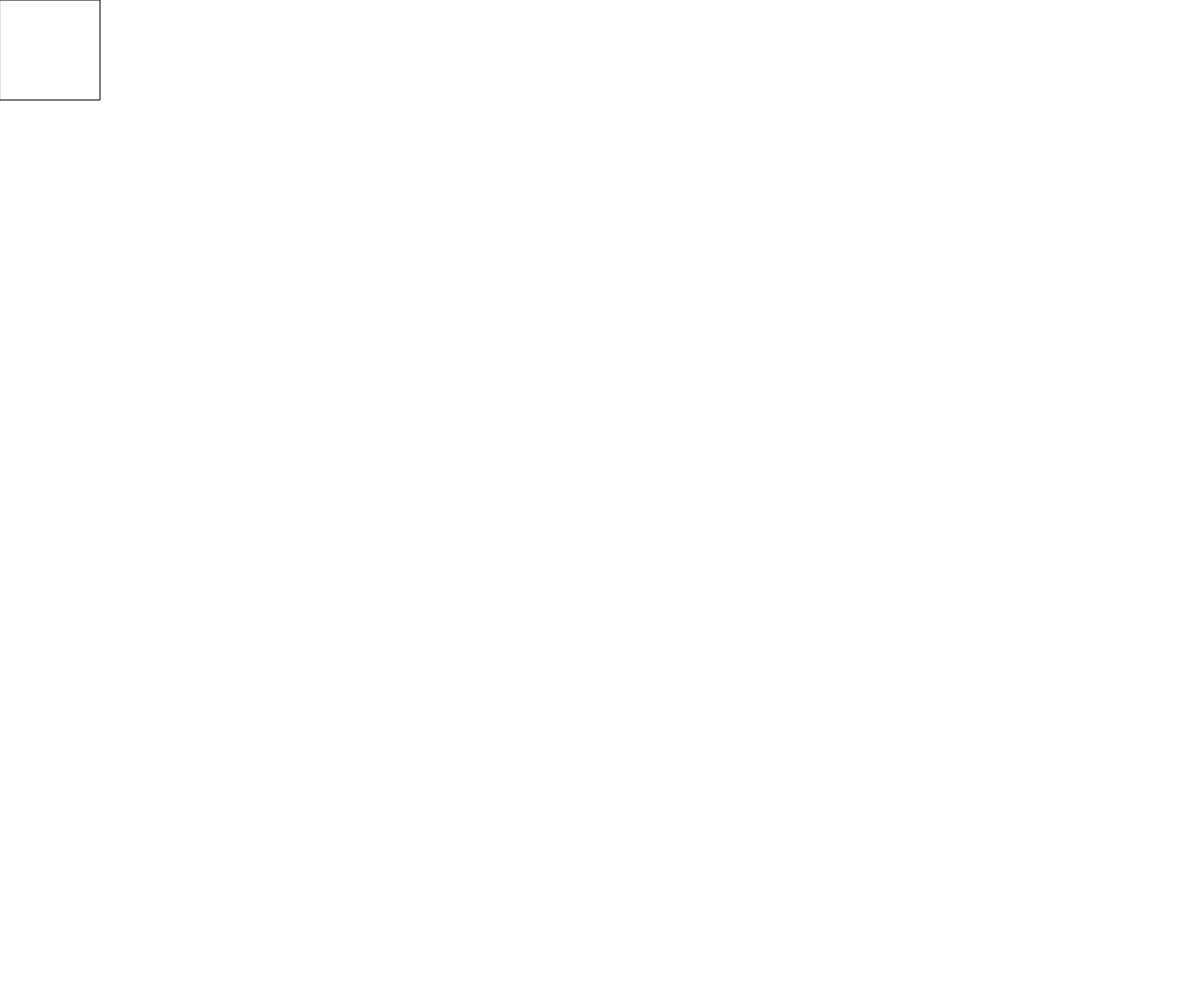
Frame 1 (no input)
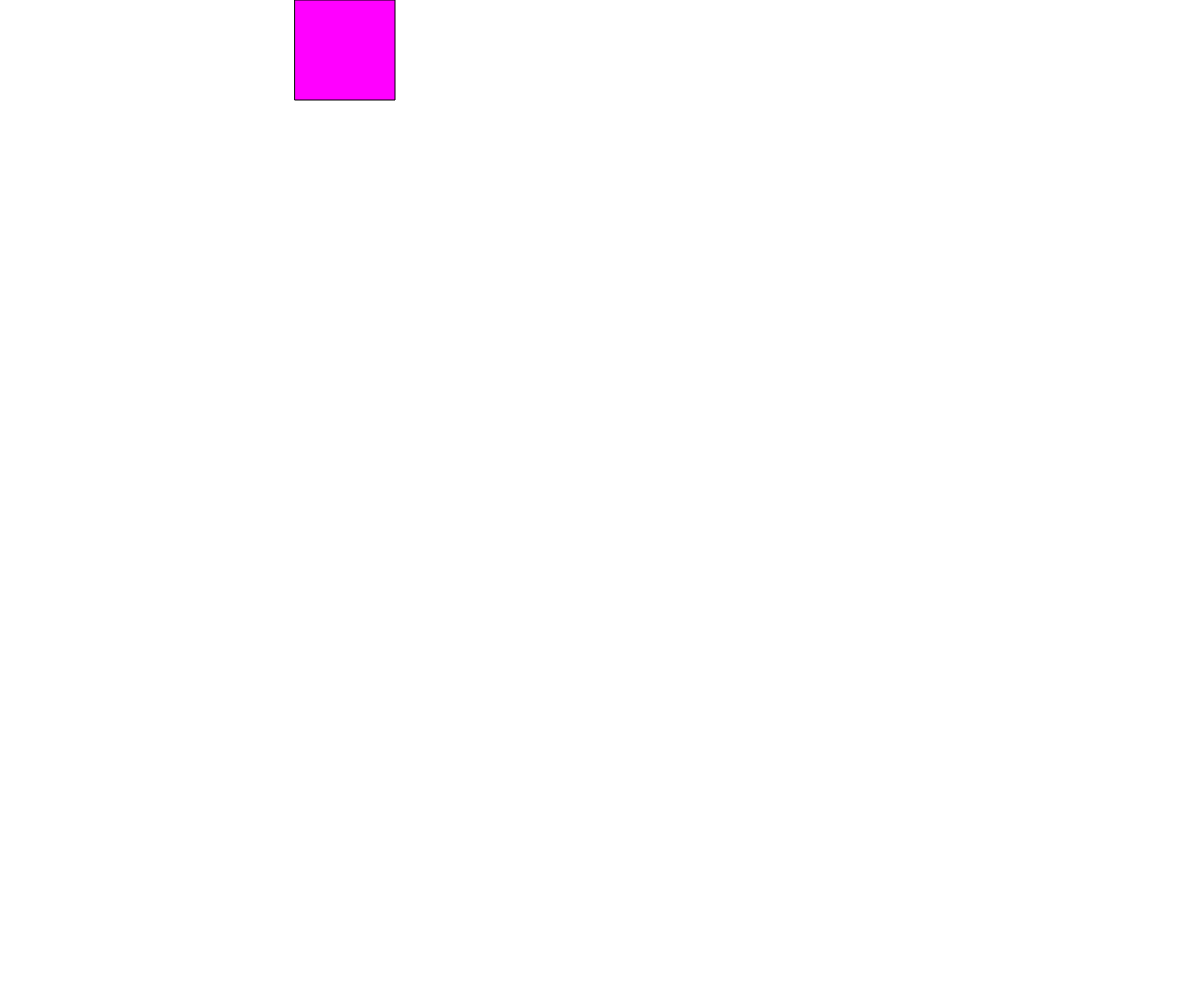
Frame 60 (no input)
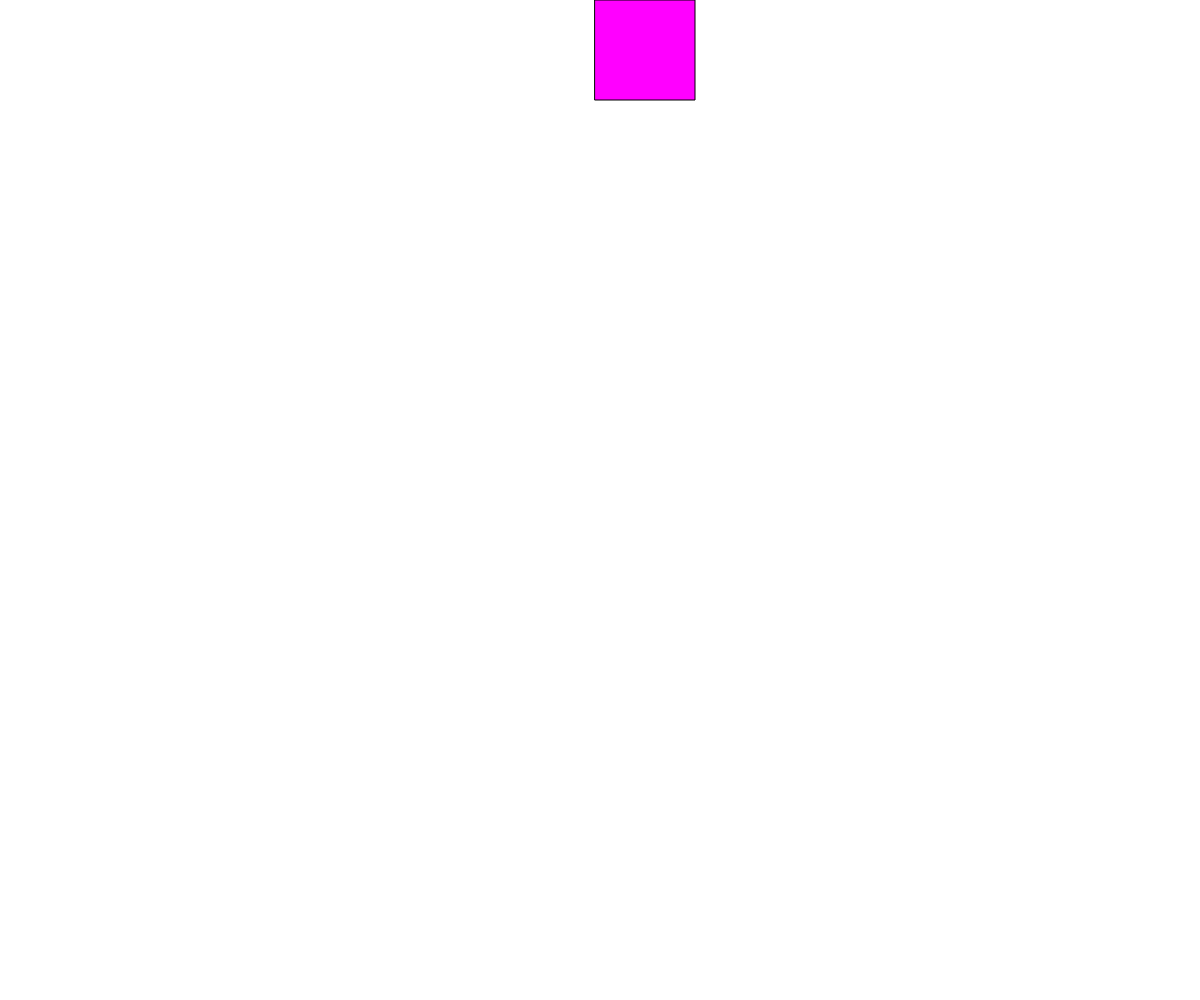
Frame 120 (the mouse pressed at the canvas centre since frame 60)

The p5.js sketch that drew these frames (run headless with seeded random() and noise() and a simulated clock; from frame 60 on, the mouse is pressed at the canvas centre):

// p5.js sketch
// ── sketch.js
// First Demo
// Your Name
// Date
//
// Extra for Experts:
// - describe what you did to take this project "above and beyond"


let x = 0;
let y = 0;
let size = 100;
let speed = 20;

function setup() {
  createCanvas(windowWidth, windowHeight);
}

function draw() {
  background(255);
  rect(x, y, size, size);
  fill(255, 0, 255);

  if (y <= 0) {
    x += size / speed;
  }
  if (x >= width - size) {
    y += size / speed;
  }
  if (y >= height - size) {
    x -= size / speed;
  }
  if (x <= 0) {
    y -= size / speed;
  }
}
